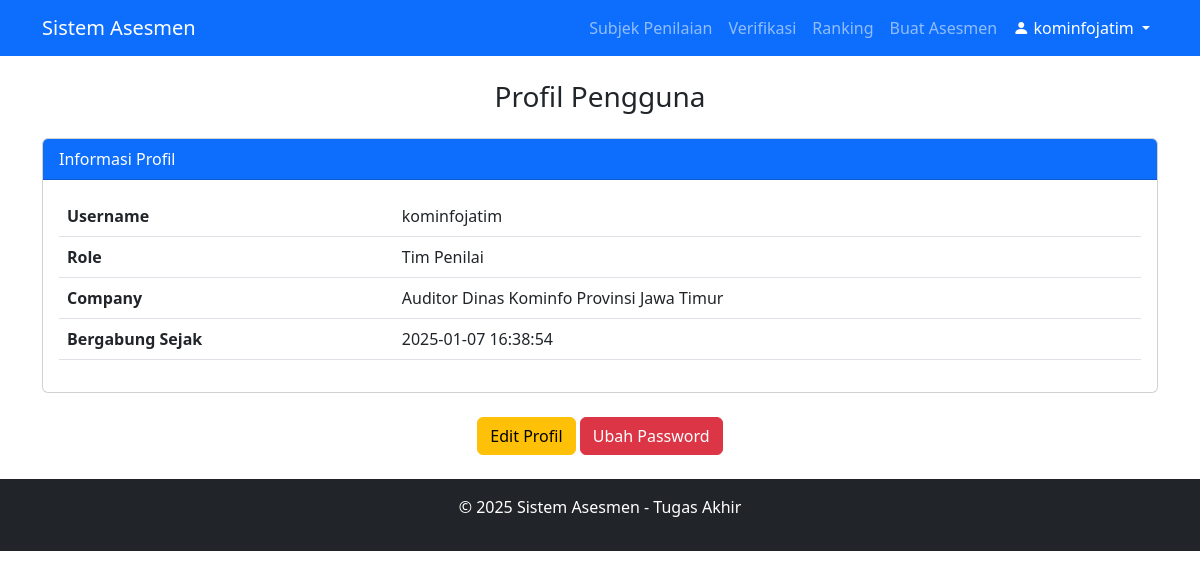
The app's page /views/profile.php (signed in), older data.
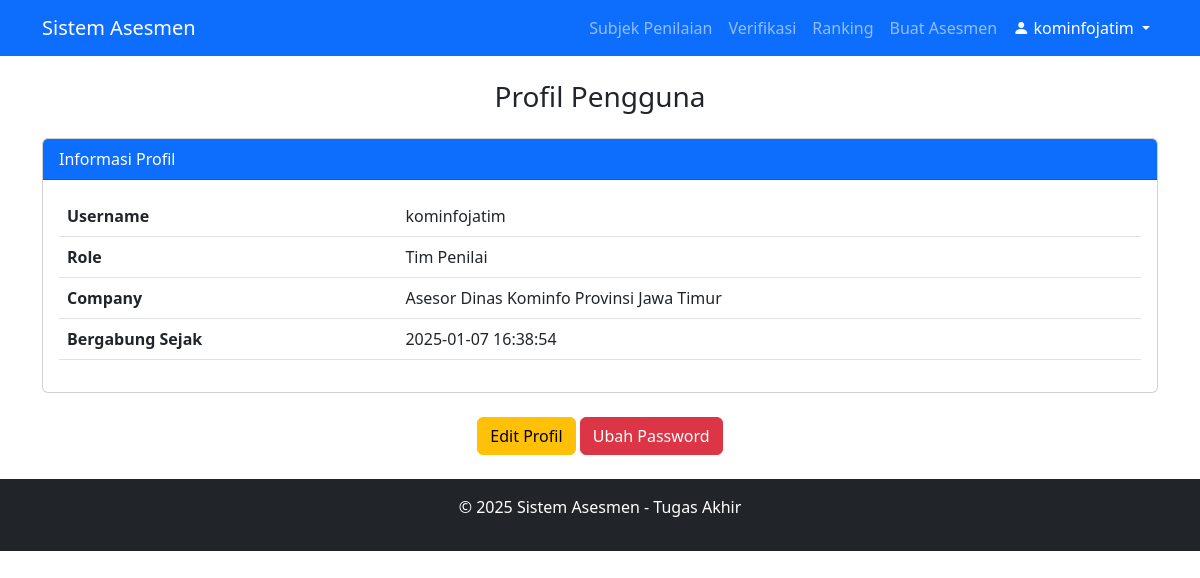
The same page, newer data.
### tables this page shows
CREATE TABLE `users` (
  `id` int(11) NOT NULL,
  `username` varchar(50) NOT NULL,
  `password` varchar(255) NOT NULL,
  `role` enum('Manajemen TI','Admin','Tim Penilai','IT Auditor') NOT NULL,
  `company` varchar(100) DEFAULT NULL,
  `created_at` timestamp NOT NULL DEFAULT CURRENT_TIMESTAMP
);

### views/profile.php (the view, shortened to what this page needs)
<?php
include '../includes/db.php';
include '../includes/header.php';
$user_id = $_SESSION['user_id'];
$query = "SELECT username, role, created_at, company FROM users WHERE id = $user_id";
$result = $conn->query($query);
if ($result && $result->num_rows > 0) {
    $user = $result->fetch_assoc();
} else {
    echo "<div class='alert alert-danger'>Gagal memuat informasi profil.</div>";
    include '../includes/footer.php';
    exit;
}
?>
<h3 class="text-center">Profil Pengguna</h3>
<div class="card mt-4">
    <div class="card-header bg-primary text-white">
        Informasi Profil
    </div>
    <div class="card-body">
        <table class="table">
            <tr>
                <th>Username</th>
                <td><?php echo htmlspecialchars($user['username']); ?></td>
            </tr>
            <tr>
                <th>Role</th>
                <td><?php echo htmlspecialchars($user['role']); ?></td>
            </tr>
            <tr>
                <th>Company</th>
                <td><?php echo htmlspecialchars($user['company']); ?></td>
            </tr>
            <tr>
                <th>Bergabung Sejak</th>
                <td><?php echo htmlspecialchars($user['created_at']); ?></td>
            </tr>
        </table>
    </div>
</div>
<div class="text-center mt-4">
    <a href="edit_profile.php" class="btn btn-warning">Edit Profil</a>
    <a href="change_password.php" class="btn btn-danger">Ubah Password</a>
</div>
<?php include '../includes/footer.php'; ?>

Row changes from the older to the newer data that the page shows:
changed users "kominfojatim": company "Auditor Dinas Kominfo Provinsi Jawa Timur" → "Asesor Dinas Kominfo Provinsi Jawa Timur"
